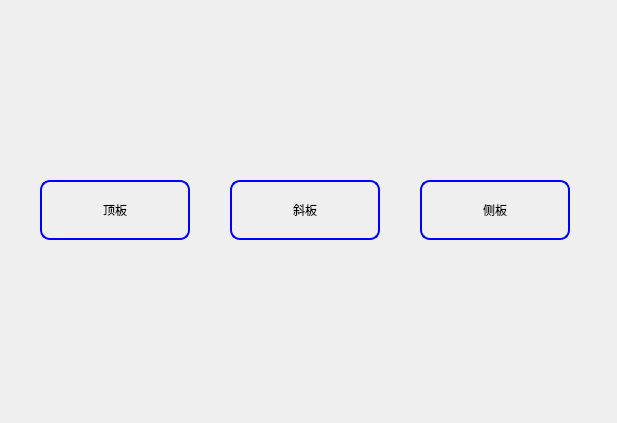
<?xml version="1.0" encoding="UTF-8"?>
<ui version="4.0">
 <class>SceneSelectionWindow</class>
 <widget class="QWidget" name="SceneSelectionWindow">
  <property name="geometry">
   <rect>
    <x>0</x>
    <y>0</y>
    <width>617</width>
    <height>423</height>
   </rect>
  </property>
  <property name="windowTitle">
   <string>选择作业场景</string>
  </property>
  <widget class="QPushButton" name="top_button">
   <property name="geometry">
    <rect>
     <x>40</x>
     <y>180</y>
     <width>150</width>
     <height>60</height>
    </rect>
   </property>
   <property name="styleSheet">
    <string notr="true">QPushButton {
	font: 10pt &quot;黑体&quot;;
    border: 2px solid blue;
    border-radius: 10px;
}
QPushButton:hover {
    border: 2px solid red;
    border-radius: 10px;
}

QPushButton:pressed {
    border: 2px solid green;
    border-radius: 10px;
}</string>
   </property>
   <property name="text">
    <string>顶板</string>
   </property>
  </widget>
  <widget class="QPushButton" name="cant_button">
   <property name="geometry">
    <rect>
     <x>230</x>
     <y>180</y>
     <width>150</width>
     <height>60</height>
    </rect>
   </property>
   <property name="styleSheet">
    <string notr="true">QPushButton {
	font: 10pt &quot;黑体&quot;;
    border: 2px solid blue;
    border-radius: 10px;
}
QPushButton:hover {
    border: 2px solid red;
    border-radius: 10px;
}

QPushButton:pressed {
    border: 2px solid green;
    border-radius: 10px;
}</string>
   </property>
   <property name="text">
    <string>斜板</string>
   </property>
  </widget>
  <widget class="QPushButton" name="side_button">
   <property name="geometry">
    <rect>
     <x>420</x>
     <y>180</y>
     <width>150</width>
     <height>60</height>
    </rect>
   </property>
   <property name="styleSheet">
    <string notr="true">QPushButton {
	font: 10pt &quot;黑体&quot;;
    border: 2px solid blue;
    border-radius: 10px;
}
QPushButton:hover {
    border: 2px solid red;
    border-radius: 10px;
}

QPushButton:pressed {
    border: 2px solid green;
    border-radius: 10px;
}</string>
   </property>
   <property name="text">
    <string>侧板</string>
   </property>
  </widget>
 </widget>
 <resources/>
 <connections/>
</ui>
